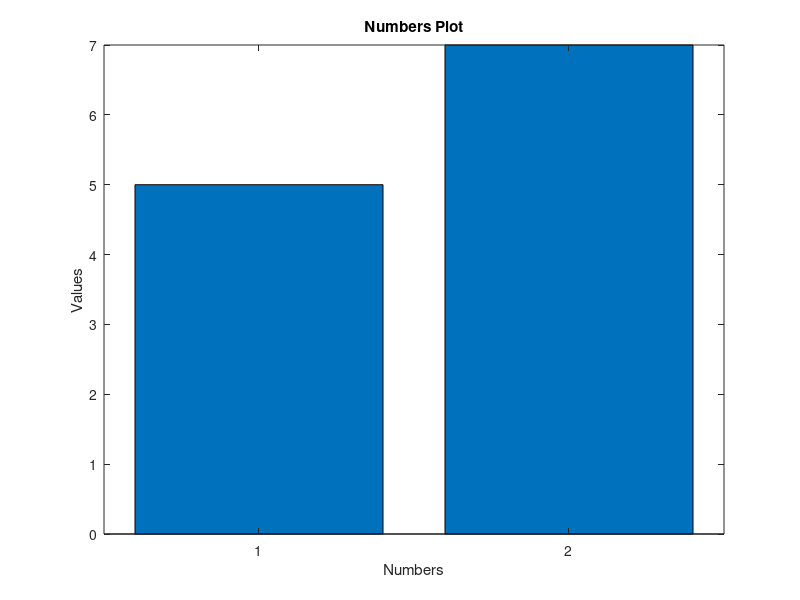

Write MATLAB code to recreate this figure.
% This is a simple MATLAB code to calculate the average of two numbers and plot them

% Initialize the variables
num1 = 5;
num2 = 7;

% Calculate the average of the two numbers
sum = num1 + num2;
average = (sum) / 2;

% Display the result
disp(['The average of ' num2str(num1) ' and ' num2str(num2) ' is ' num2str(average)]);

% Plot the two numbers
figure;
bar([num1, num2]);
title('Numbers Plot');
xlabel('Numbers');
ylabel('Values');
